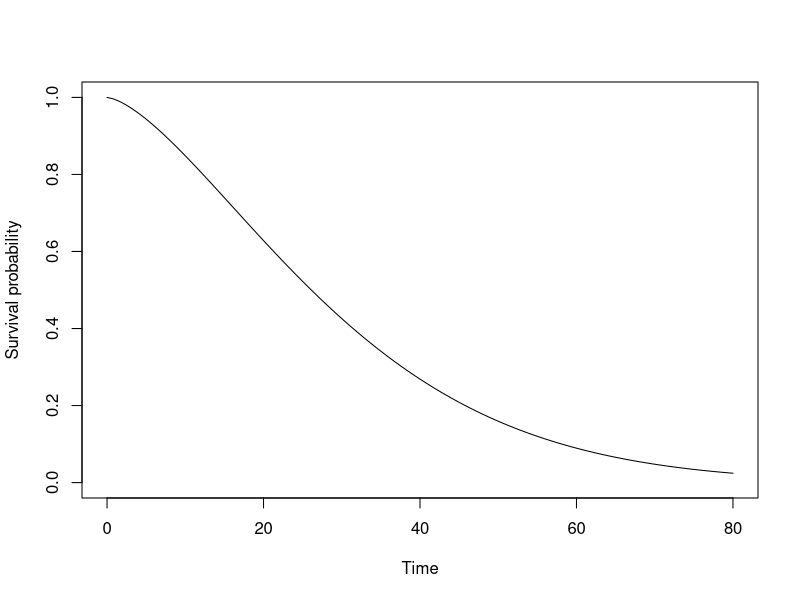
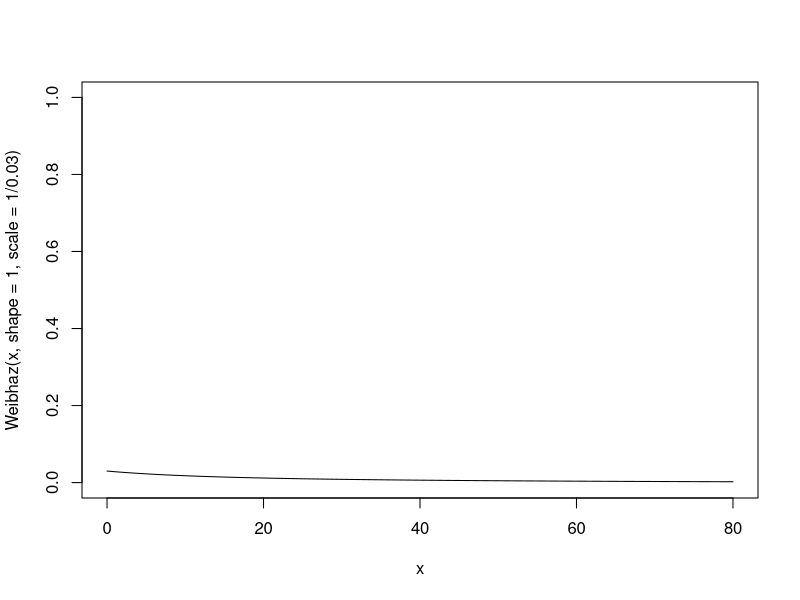

The R script that drew these images, in order: (Note: this script raises an error after producing the figures.)
#Book: Applied Survival Analysis Using R


#important: the scale is 1/lambda
#The below is about Weibull but it can be done with gamma the same
Weibsurv <- function(t, shape, scale) {
  pweibull(t, shape = shape, scale = scale, lower.tail = F)
}
curve(Weibsurv(x, shape = 1.5, scale = 1/0.03), from=0, to=80,
      ylim=c(0,1), ylab="Survival probability", xlab="Time")

#The hazard pdf divided by survival function
Weibhaz <- function(t, shape, scale){
  dweibull(t, shape = shape, scale = scale / pweibull(t, shape = shape, scale = scale, lower.tail = FALSE))
}
curve(Weibhaz(x, shape = 1, scale = 1/0.03), from = 0, to = 80,
      ylim = c(0,1))

#KM estimator
survfit(Surv(time, event)~1, data = data)

#Nelson-Alen 
survfit(coxph(Surv(time, event)~1, ties = "breslow", data = data))

#Equality of the two failure distributions
survdiff(formula=Surv(time,cens)~treat,data=gehan) #log-rank test
survdiff(formula=Surv(time,cens)~treat,data=gehan,rho=1) #Gehan test
survdiff(formula=Surv(time,cens)~treat,data=gehan,rho=0.5)#Tarone-Ware test

#AFT
survreg(Surv(time, cens) ~ factor(treatment), data = data, dist = "distribution")

